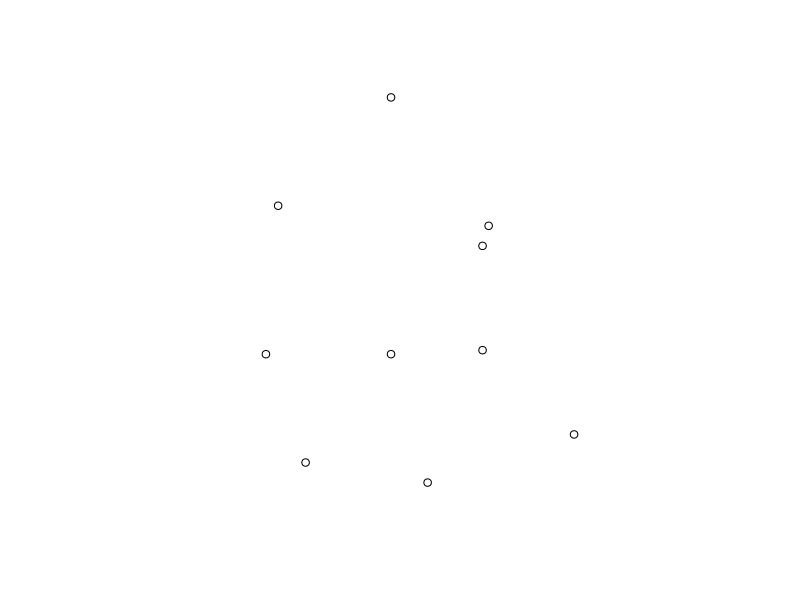
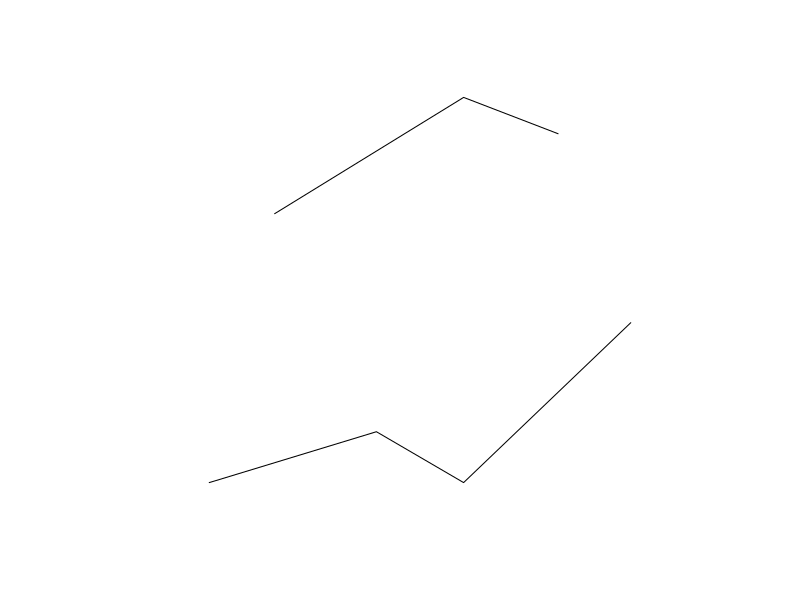
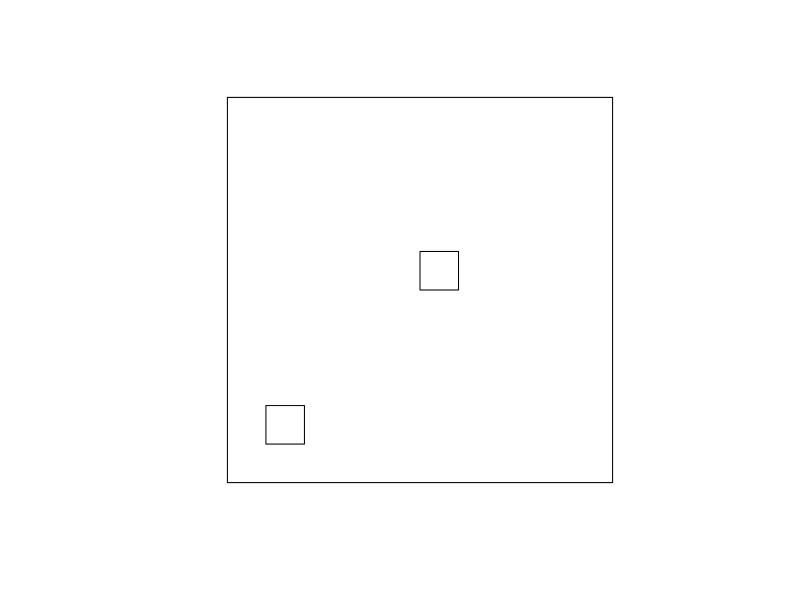
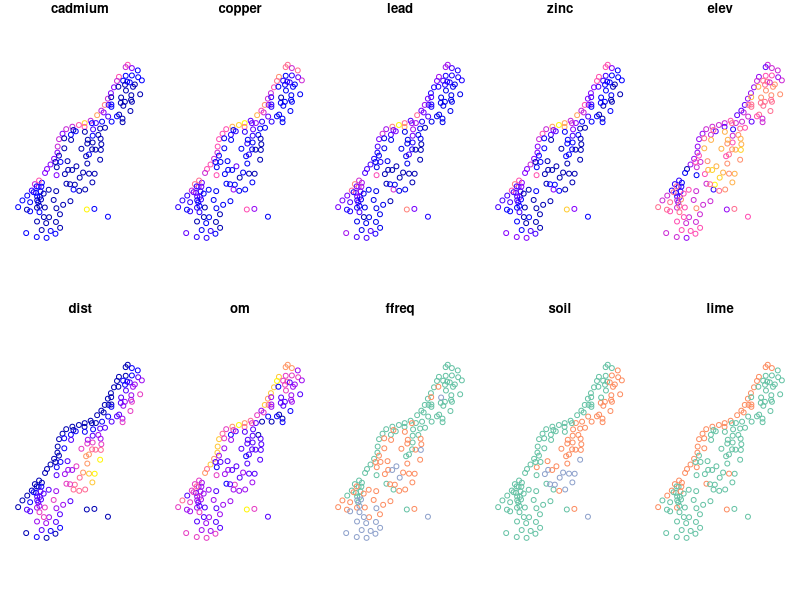
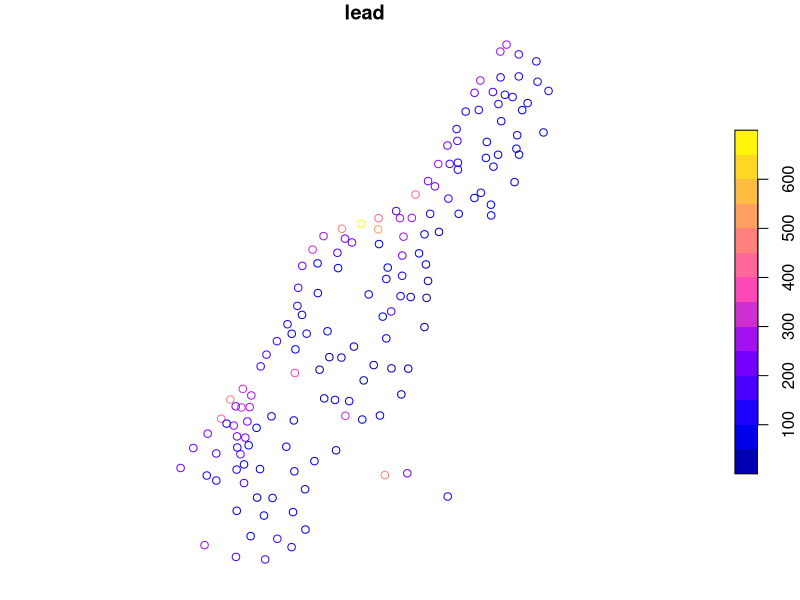
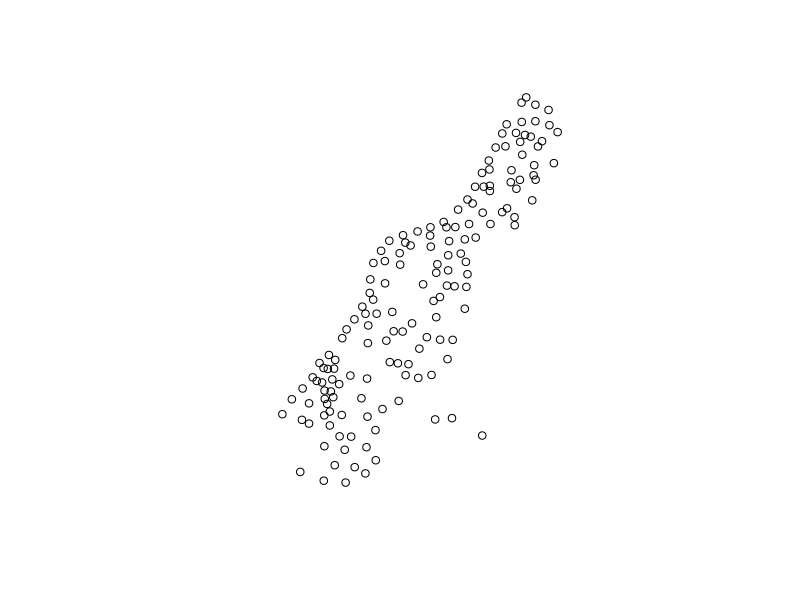

Here is the R script that generated these plots, in order:
## ---- chunk 1
#| echo: true
library(sf)
proj <- st_crs('+proj=longlat +datum=WGS84')
long <- c(-116.7, -120.4, -116.7, -113.5, -115.5, -120.8, -119.5, -113.7, -113.7, -110.7)
lat <- c(45.3, 42.6, 38.9, 42.1, 35.7, 38.9, 36.2, 39, 41.6, 36.9)
st_multipoint(cbind(long, lat)) %>% st_sfc(., crs = proj)
## ---- chunk 2
#| echo: true
plot(st_multipoint(cbind(long, lat)) %>% 
                   st_sfc(., crs = proj))
## ---- chunk 3
#| echo: true
lon <- c(-116.8, -114.2, -112.9, -111.9, -114.2, -115.4, -117.7)
lat <- c(41.3, 42.9, 42.4, 39.8, 37.6, 38.3, 37.6)
lonlat <- cbind(lon, lat)
pts <- st_multipoint(lonlat)

sfline <- st_multilinestring(list(pts[1:3,], pts[4:7,]))
str(sfline)
## ---- chunk 4
#| echo: true

plot(st_multilinestring(list(pts[1:3,], pts[4:7,])))
## ---- chunk 5
#| echo: true

outer = matrix(c(0,0,10,0,10,10,0,10,0,0),ncol=2, byrow=TRUE)
hole1 = matrix(c(1,1,1,2,2,2,2,1,1,1),ncol=2, byrow=TRUE)
hole2 = matrix(c(5,5,5,6,6,6,6,5,5,5),ncol=2, byrow=TRUE)
coords = list(outer, hole1, hole2)
pl1 = st_polygon(coords)
## ---- chunk 6
#| echo: true
plot(pl1)
## ---- chunk 7
#| echo: true
library(sp)
data(meuse)
head(meuse, n=3)[,1:10]
## ---- chunk 8
#| echo: true
meuse_sf = st_as_sf(meuse, coords = c("x", "y"), 
                    crs = 28992, agr = 
                      "constant")
meuse_sf[1:2,1:10]
## ---- chunk 9
#| echo: true
plot(meuse_sf)
## ---- chunk 10
#| echo: true
plot(meuse_sf['lead'])
## ---- chunk 11
#| echo: true

plot(st_geometry(meuse_sf))
